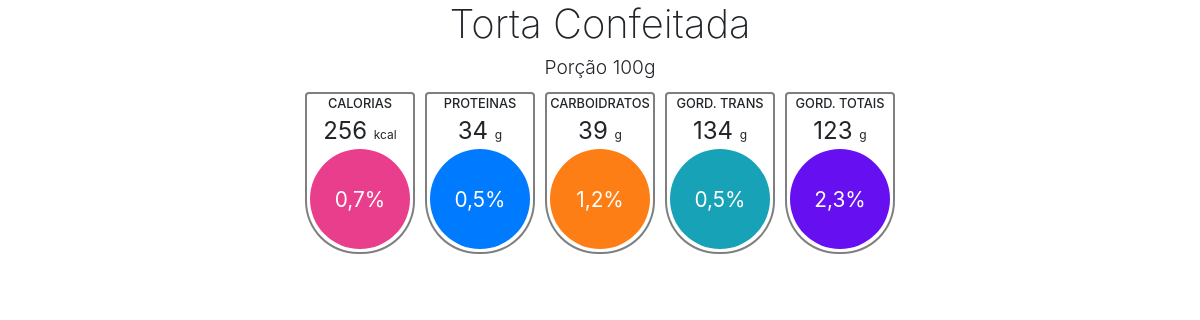
Page /products/Torta Confeitada on the committed database.
### app.py (models this page shows, shortened)
class Product(db.Model):
    id = db.Column(db.Integer, primary_key=True)
    name = db.Column(db.String(50), nullable=True, unique=True, index=True)
    porcao = db.Column(db.String(10))
    calorias = db.Column(db.String(10))
    proteinas = db.Column(db.String(10))
    carboidratos = db.Column(db.String(10))
    gordurasTrans = db.Column(db.String(10))
    gordurasTotais = db.Column(db.String(10))
    porcentagemDia = db.Column(db.String(10))

### app.py (the view)
@app.route('/products/<prod>', methods=['GET'])
def products(prod):
    listColors = ['#6610f2','#007bff','#e83e8c','#fd7e14','#20c997','#17a2b8']
    prd = Product.query.filter_by(name=prod).first()
    if prd:
        return render_template('products.html',product=prd, colors=listColors, rand=random)
    else:
        return render_template('404.html')

### templates/products.html (shortened to what this page needs)
<!DOCTYPE html>
<html lang="en">
<head>
    <link rel="stylesheet" href="https://stackpath.bootstrapcdn.com/bootstrap/4.4.1/css/bootstrap.min.css">
</head>
<body>
    <div class="d-flex justify-content-center align-items-center flex-column">
        <h1 class="titleNutri">{{product.name}}</h1>
        <h3 class="titlePorcao"> Porção {{product.porcao}}g</h3>
        <div class="d-flex justify-content-center flex-wrap">
            <div class="card">
                <div class="nomeNutricionais">
                    CALORIAS
                </div>
                <div class="valorNutricionais">
                    {{product.calorias}} <span>kcal</span>
                </div>
                <div class="containerPorcent" style="background-color: {{colors[rand.randint(0,5)]}};">
                    0,7%
                </div>
            </div>
            <div class="card">
                <div class="nomeNutricionais">
                    PROTEINAS
                </div>
                <div class="valorNutricionais">
                    {{product.proteinas}} <span>g</span>
                </div>
                <div class="containerPorcent" style="background-color: {{colors[rand.randint(0,5)]}};">
                    0,5%
                </div>
            </div>
            <div class="card">
                <div class="nomeNutricionais">
                    CARBOIDRATOS
                </div>
                <div class="valorNutricionais">
                    {{product.carboidratos}} <span>g</span>
                </div>
                <div class="containerPorcent" style="background-color: {{colors[rand.randint(0,5)]}};">
                    1,2%
                </div>
            </div>
            <div class="card">
                <div class="nomeNutricionais">
                    GORD. TRANS
                </div>
                <div class="valorNutricionais">
                    {{product.gordurasTrans}} <span>g</span>
                </div>
                <div class="containerPorcent" style="background-color: {{colors[rand.randint(0,5)]}};">
                    0,5%
                </div>
            </div>
            <div class="card">
                <div class="nomeNutricionais">
                    GORD. TOTAIS
                </div>
                <div class="valorNutricionais">
                    {{product.gordurasTotais}} <span>g</span>
                </div>
                <div class="containerPorcent" style="background-color: {{colors[rand.randint(0,5)]}};">
                    2,3%
                </div>
            </div>
        </div>
    </div>
</body>
</html>

### templates/products.html (style rules this page uses)
* { font: 'Roboto'; }
.titleNutri { font-weight: 200; }
.titlePorcao { font-size: 1.2em; font-weight: 300; }
.card { display: flex; margin: 5px; width: 110px; text-align: center; border-bottom-right-radius: 53px; border-bottom-left-radius: 53px; border: 2px solid rgba(0,0,0,.5); }
.nomeNutricionais { font-size: 0.8em; font-weight: 500; }
.valorNutricionais { font-size: 1.5em; }
.valorNutricionais span { font-size: 0.5em; }
.containerPorcent { display: flex; justify-content: center; align-items: center; margin-bottom: 3px; font-size: 1.3em; width: 100px; height: 100px; bottom: 0; left: 0; background-color: black; transform: translateX(3px); text-align: center; border-radius: 50%; color: white; border: none; }

### rows in the picture
Product: name "Torta Confeitada", porcao "100", calorias "256", proteinas "34", carboidratos "39", gordurasTrans "134", gordurasTotais "123"
